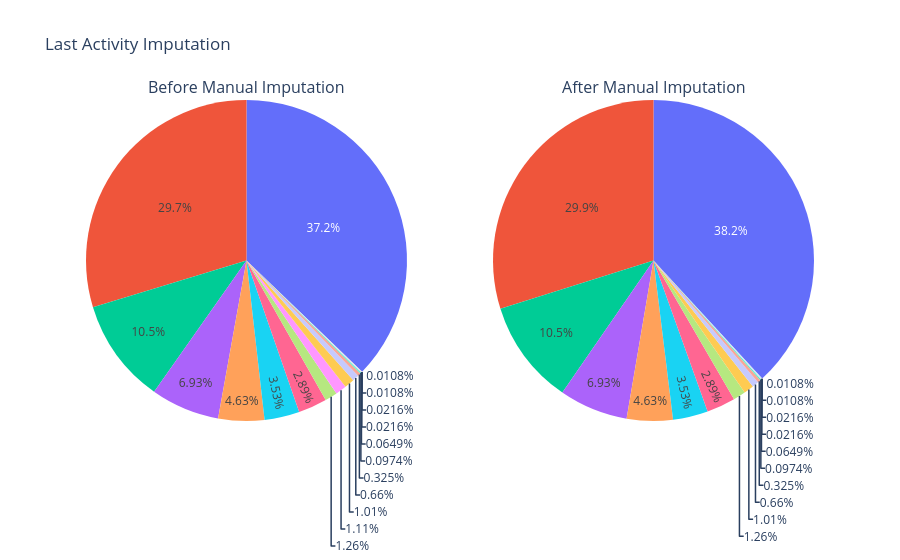

Here is the notebook cell this chart was saved with:
### Code cell
fig = make_subplots(rows=1, cols=2, specs=[[{"type": "pie"}, {"type": "pie"}]], column_titles = ['Before Manual Imputation', 'After Manual Imputation'], )

fig.add_trace(

    go.Pie(labels = cat_df['Last Activity']), row = 1, col = 1
)

fig.add_trace(

    go.Pie(labels = temp_cat_df['Last Activity']), row = 1, col = 2
)

fig.update_layout(title_text = 'Last Activity Imputation', showlegend=False)

### Figure 1 — Plotly figure (JSON) as saved in the notebook; plotly's stock layout.template omitted (floating-point values rounded to 4 significant figures; data arrays with more than 128 entries replaced by an {"elided": "..."} marker saying what was removed)
{"data": [{"domain": {"x": [0, 0.45], "y": [0, 1]}, "labels": {"elided": "9240 str values"}, "type": "pie"}, {"domain": {"x": [0.55, 1], "y": [0, 1]}, "labels": {"elided": "9240 str values"}, "type": "pie"}], "layout": {"annotations": [{"font": {"size": 16}, "showarrow": false, "text": "Before Manual Imputation", "x": 0.225, "xanchor": "center", "xref": "paper", "y": 1, "yanchor": "bottom", "yref": "paper"}, {"font": {"size": 16}, "showarrow": false, "text": "After Manual Imputation", "x": 0.775, "xanchor": "center", "xref": "paper", "y": 1, "yanchor": "bottom", "yref": "paper"}], "showlegend": false, "title": {"text": "Last Activity Imputation"}}}
